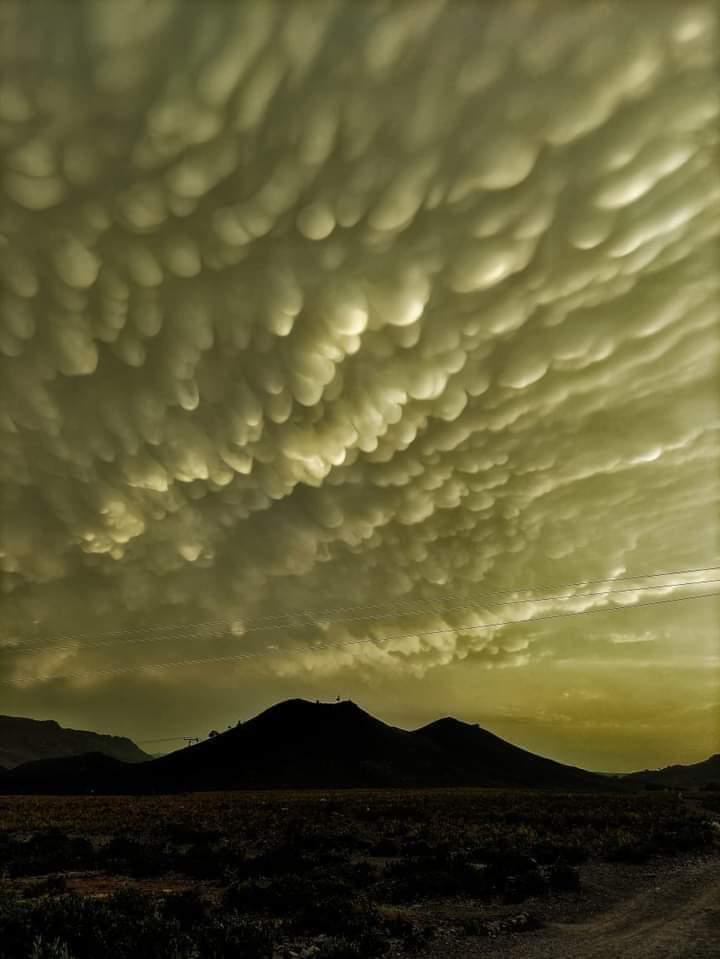
#> input picture py_picstor/ImageEnhacement/pics/test1.jpeg, 720 x 959 px, found by its file name
$ python Sketch2.py
#> lines starting #> are read from the running program, lines starting #| are printed output that depends on the picture
import cv2
import numpy as np

jc = cv2.imread("test1.jpeg")
#> jc is the input picture: shape (959, 720, 3); mean B, G, R 52.9, 90.7, 95.5

scale_percent = 0.50

width = int(jc.shape[1]*scale_percent)
#> width = 360
height = int(jc.shape[0]*scale_percent)
#> height = 479

dim = (width,height)
#> dim = (360, 479)
resized = cv2.resize(jc,dim,interpolation = cv2.INTER_AREA)

kernel_sharpening = np.array([[-1,-1,-1],
                              [-1, 9,-1],
                              [-1,-1,-1]])
sharpened = cv2.filter2D(resized,-1,kernel_sharpening)
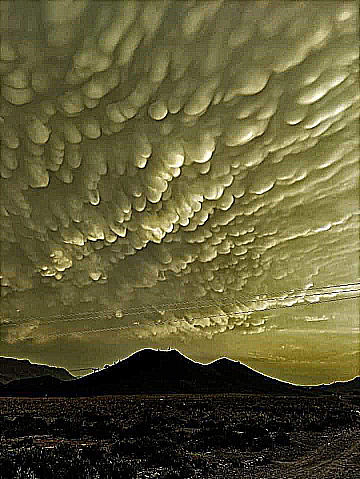
#> sharpened: shape (479, 360, 3); mean B, G, R 55, 92.2, 96.7

gray = cv2.cvtColor(sharpened , cv2.COLOR_BGR2GRAY)
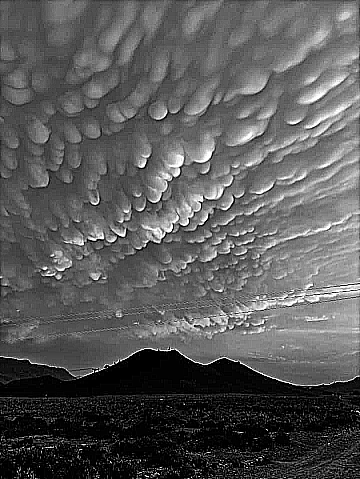
#> gray: shape (479, 360); min 0, max 255, mean 89.3
inv = 255-gray
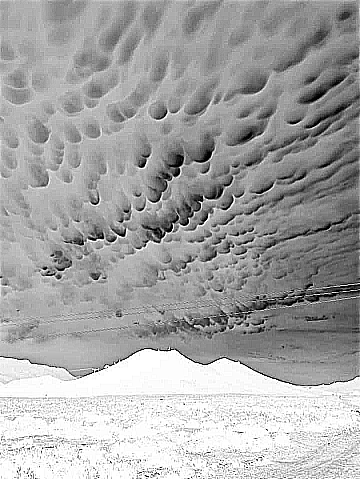
#> inv: shape (479, 360); min 0, max 255, mean 165.7
gauss = cv2.GaussianBlur(inv,ksize=(15,15),sigmaX=0,sigmaY=0)
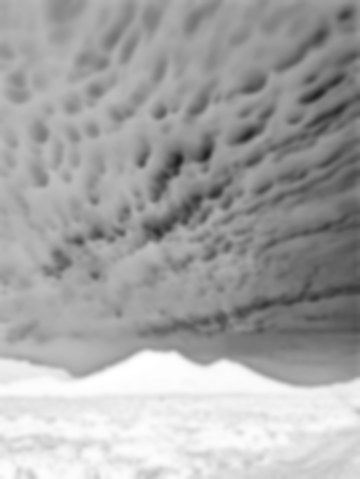
#> gauss: shape (479, 360); min 30, max 255, mean 165.7

def dodgeV2(image,mask):
    return cv2.divide(image,255-mask,scale=256)
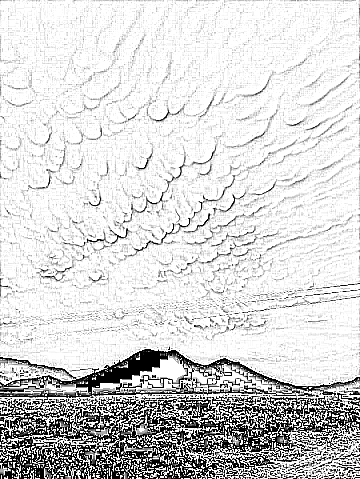
#> returned value: shape (479, 360); min 0, max 255, mean 213.2

pencil_jc = dodgeV2(gray,gauss)

cv2.imwrite('Result2.jpg', pencil_jc)

$ run again, with py_picstor/ImageEnhacement/pics/test2.jpeg copied over py_picstor/ImageEnhacement/pics/test1.jpeg
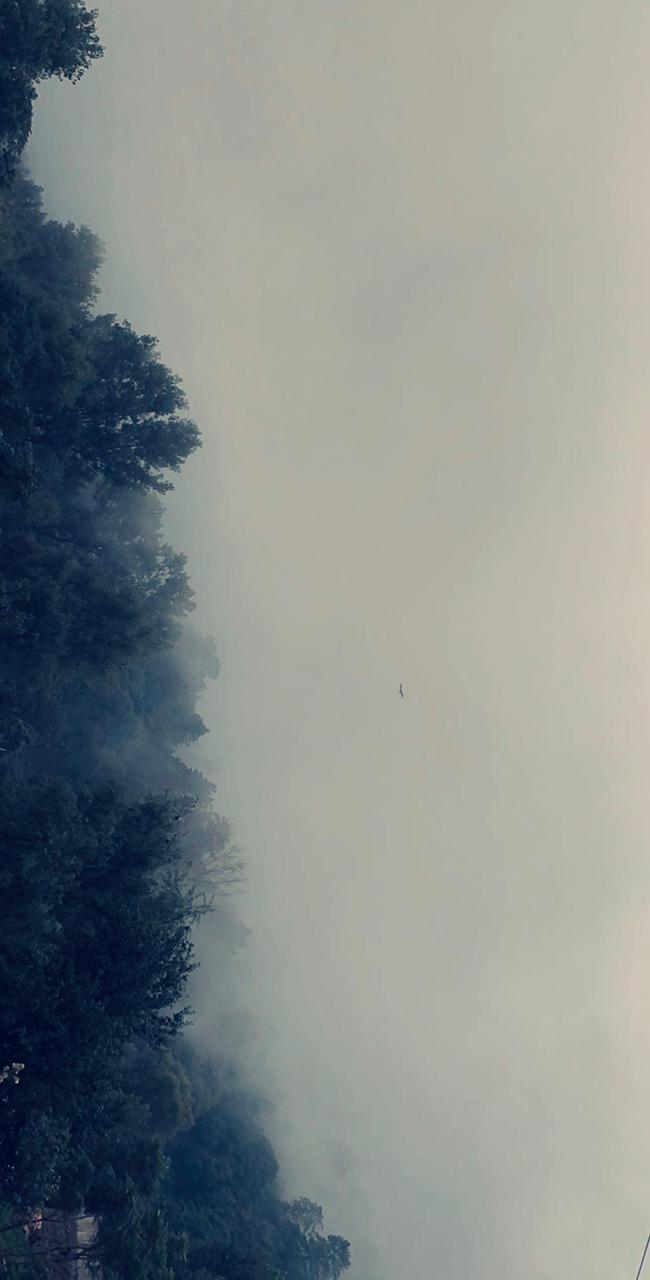
#> input picture py_picstor/ImageEnhacement/pics/test2.jpeg, 650 x 1280 px, found by its file name
#> jc is the input picture: shape (1280, 650, 3); mean B, G, R 138, 138.9, 132.9
#> `gauss = cv2.GaussianBlur(inv,ksize=(15,15),sigmaX=0,sigmaY=0)`:
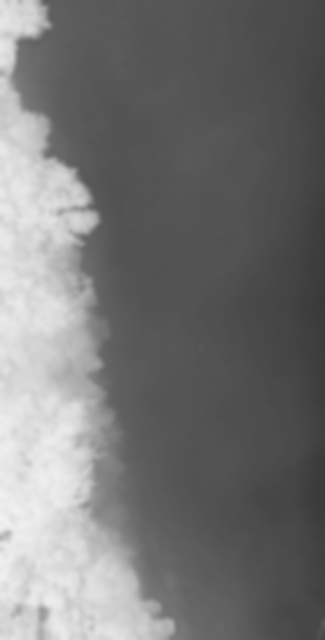
#> gauss: shape (640, 325); min 56, max 242, mean 116.9
#> in dodgeV2, `return cv2.divide(image,255-mask,scale=256)`:
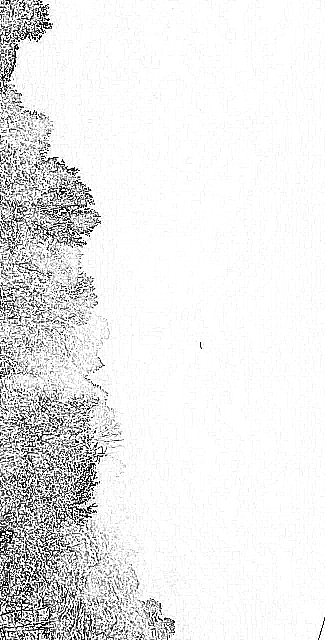
#> returned value: shape (640, 325); min 0, max 255, mean 233.1

$ run again, with py_picstor/ImageEnhacement/pics/test3.jpeg copied over py_picstor/ImageEnhacement/pics/test1.jpeg
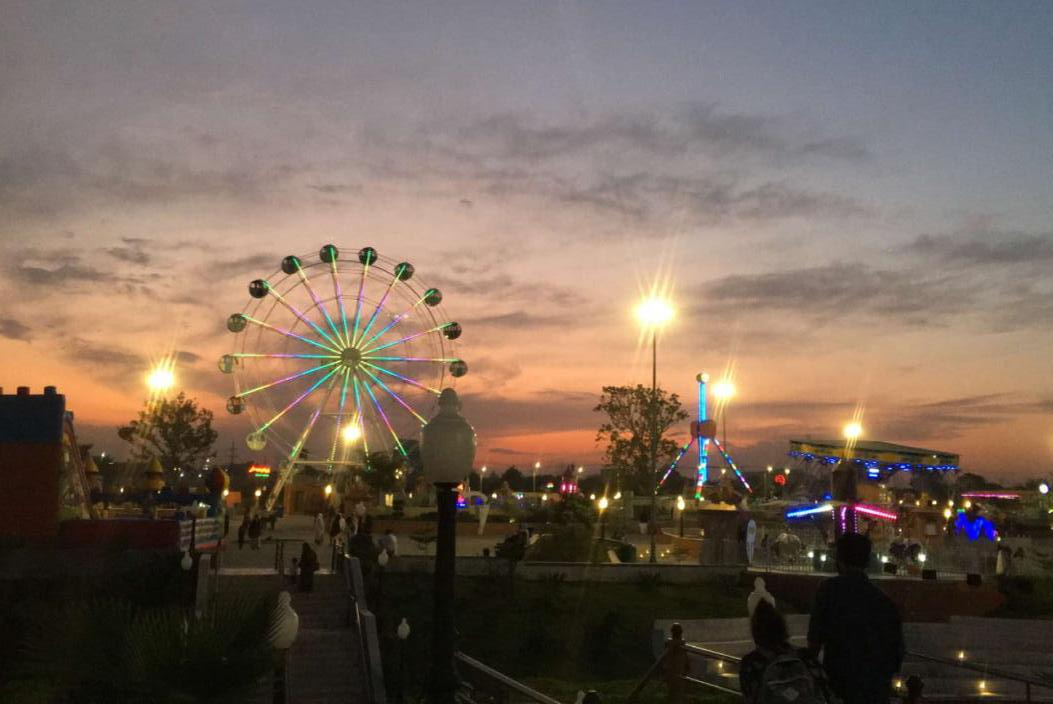
#> input picture py_picstor/ImageEnhacement/pics/test3.jpeg, 1053 x 704 px, found by its file name
#> jc is the input picture: shape (704, 1053, 3); mean B, G, R 89.3, 101.3, 117.9
#> `gauss = cv2.GaussianBlur(inv,ksize=(15,15),sigmaX=0,sigmaY=0)`:
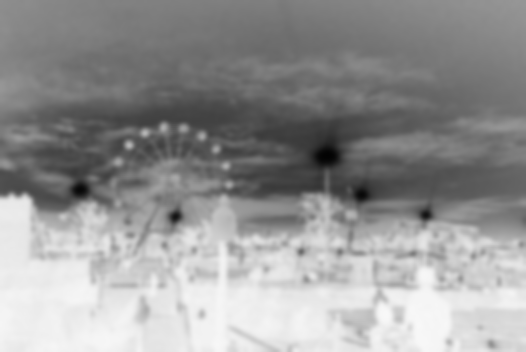
#> gauss: shape (352, 526); min 2, max 249, mean 149.5
#> in dodgeV2, `return cv2.divide(image,255-mask,scale=256)`:
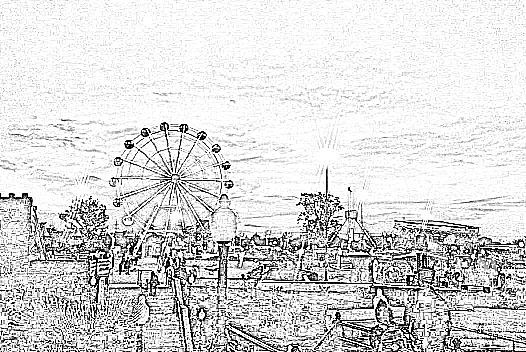
#> returned value: shape (352, 526); min 0, max 255, mean 215.2

$ run again, with py_picstor/ImageEnhacement/pics/test4.jpeg copied over py_picstor/ImageEnhacement/pics/test1.jpeg
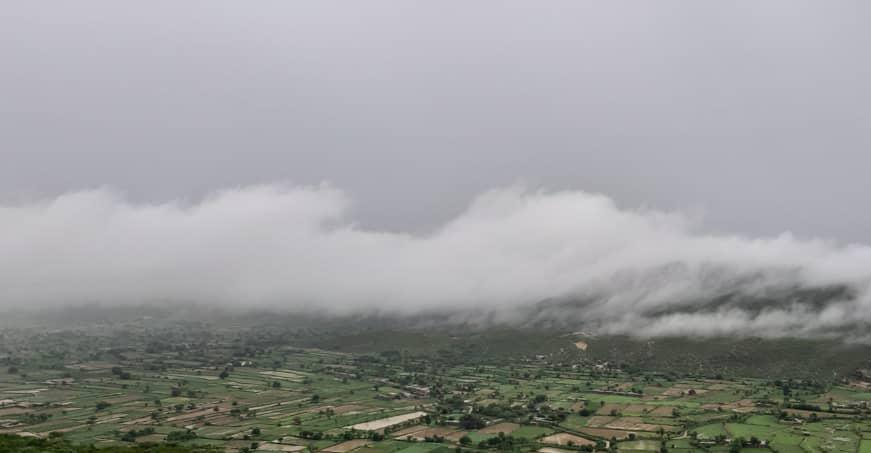
#> input picture py_picstor/ImageEnhacement/pics/test4.jpeg, 871 x 453 px, found by its file name
#> jc is the input picture: shape (453, 871, 3); mean B, G, R 155, 154.2, 153.2
#> `gauss = cv2.GaussianBlur(inv,ksize=(15,15),sigmaX=0,sigmaY=0)`:
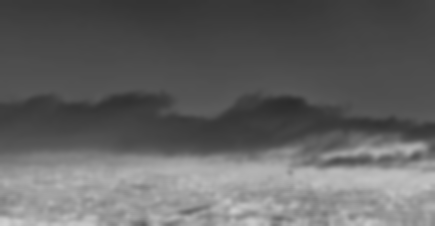
#> gauss: shape (226, 435); min 43, max 208, mean 99.1
#> in dodgeV2, `return cv2.divide(image,255-mask,scale=256)`:
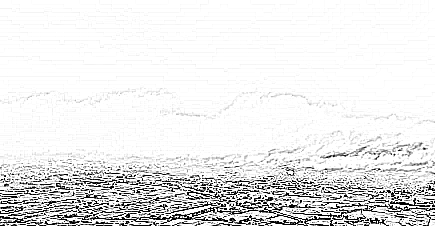
#> returned value: shape (226, 435); min 0, max 255, mean 231.6
